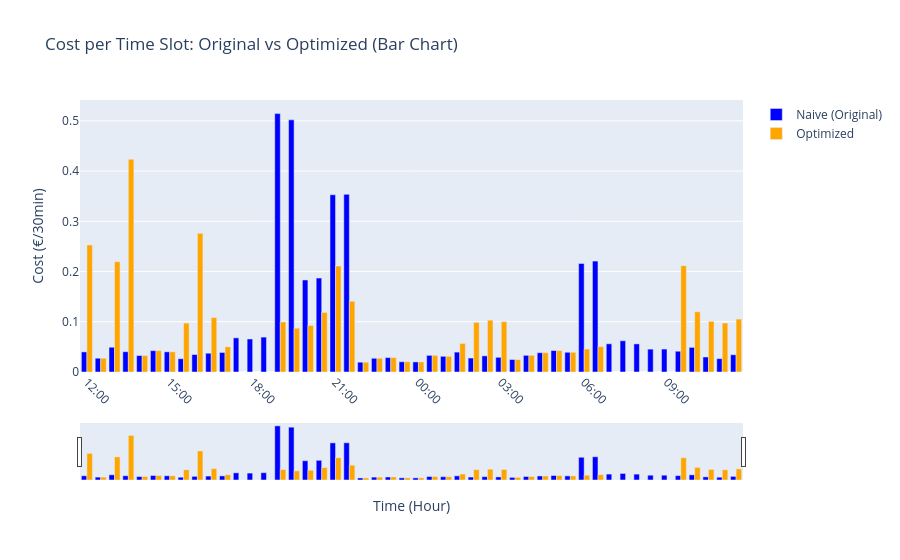

The cell this chart's notebook holds for it:
### Code cell
import plotly.graph_objs as go

# Prepare time axis (use combined_df['time'] if available, else create a range)
time_axis = pd.to_datetime(df['timestamp'])

fig = go.Figure()

# Bar for Naive (Original)
fig.add_trace(go.Bar(
    x=time_axis,
    y=original_cost_per_slot,
    name='Naive (Original)',
    marker_color='blue',
    hovertemplate='Time: %{x|%Y-%m-%d %H:%M}<br>Cost: %{y:.4f} €'
))

# Bar for Optimized
if optimized_cost_per_slot is not None:
    fig.add_trace(go.Bar(
        x=time_axis,
        y=optimized_cost_per_slot,
        name='Optimized',
        marker_color='orange',
        hovertemplate='Time: %{x|%Y-%m-%d %H:%M}<br>Cost: %{y:.4f} €'
    ))

fig.update_layout(
    barmode='group',
    title='Cost per Time Slot: Original vs Optimized (Bar Chart)',
    xaxis_title='Time (Hour)',
    yaxis_title='Cost (€/30min)',
    xaxis=dict(
        tickformat='%H:%M',
        tickangle=45,
        rangeslider_visible=True
    ),
    hovermode='x unified'
)
